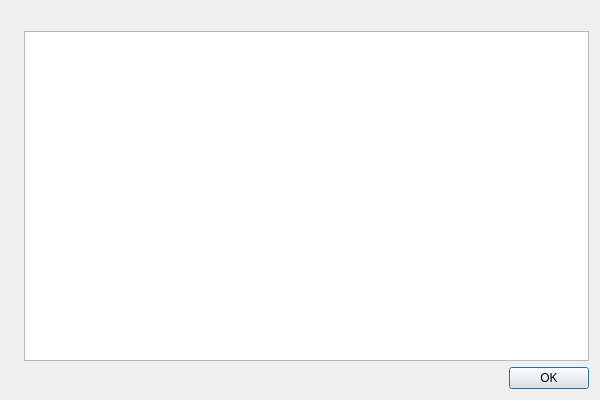
<?xml version="1.0" encoding="UTF-8"?>
<ui version="4.0">
 <class>About</class>
 <widget class="QDialog" name="About">
  <property name="windowModality">
   <enum>Qt::WindowModal</enum>
  </property>
  <property name="geometry">
   <rect>
    <x>0</x>
    <y>0</y>
    <width>600</width>
    <height>400</height>
   </rect>
  </property>
  <property name="windowTitle">
   <string>About</string>
  </property>
  <property name="whatsThis">
   <string/>
  </property>
  <layout class="QVBoxLayout" name="verticalLayout">
   <item>
    <layout class="QGridLayout" name="gridLayout">
     <item row="0" column="0">
      <widget class="QLabel" name="icon">
       <property name="text">
        <string/>
       </property>
       <property name="pixmap">
        <pixmap resource="../../pulseview.qrc">:/icons/sigrok-logo-notext.svg</pixmap>
       </property>
      </widget>
     </item>
     <item row="0" column="1">
      <widget class="QLabel" name="versionInfo">
       <property name="text">
        <string/>
       </property>
      </widget>
     </item>
     <item row="1" column="1">
      <widget class="QTextBrowser" name="supportList"/>
     </item>
    </layout>
   </item>
   <item>
    <widget class="QDialogButtonBox" name="buttonBox">
     <property name="orientation">
      <enum>Qt::Horizontal</enum>
     </property>
     <property name="standardButtons">
      <set>QDialogButtonBox::Ok</set>
     </property>
    </widget>
   </item>
  </layout>
 </widget>
 <resources>
  <include location="../../pulseview.qrc"/>
 </resources>
 <connections>
  <connection>
   <sender>buttonBox</sender>
   <signal>accepted()</signal>
   <receiver>About</receiver>
   <slot>accept()</slot>
   <hints>
    <hint type="sourcelabel">
     <x>248</x>
     <y>254</y>
    </hint>
    <hint type="destinationlabel">
     <x>157</x>
     <y>274</y>
    </hint>
   </hints>
  </connection>
  <connection>
   <sender>buttonBox</sender>
   <signal>rejected()</signal>
   <receiver>About</receiver>
   <slot>reject()</slot>
   <hints>
    <hint type="sourcelabel">
     <x>316</x>
     <y>260</y>
    </hint>
    <hint type="destinationlabel">
     <x>286</x>
     <y>274</y>
    </hint>
   </hints>
  </connection>
 </connections>
</ui>
